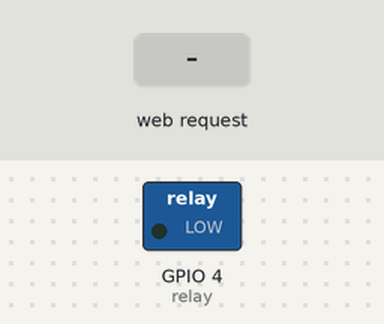
A sketch run on a simulated ESP32. On the bench: switched loads named in the sketch (green lamp = pin HIGH). Inputs (shaded band) come from the test bench. What the sketch prints to the serial monitor is not drawn.

Above: at 1.2 s.
1.3 s: HTTP request GET /Off received
At 1.8 s:
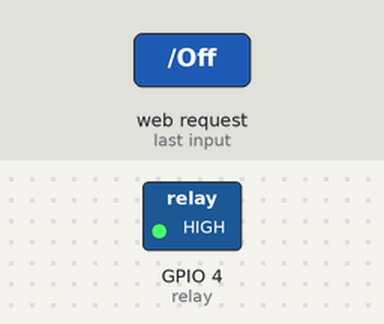
2.8 s: HTTP request GET /On received
At 4.2 s:
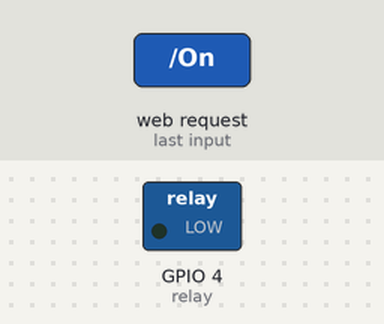
Timing chart, 0 to 5.8 s (numbered marks = the images above; inputs shaded):
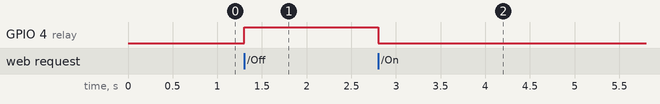

The sketch:

WiFi_LED_Bulb.ino
```cpp
#include <WiFi.h>
#include <WebServer.h>

const char* ssid = "ESP32_WiFi";
const char* password = "123456789";
WebServer server(80);
#define relay 4
String webpage = R"rawliteral(
<!DOCTYPE html>
<html>
<head>
    <title>ESP32 Relay Control</title>
    <meta name="viewport" content="width=device-width, initial-scale=1">

    <style>
        body{
            font-family: Arial, sans-serif;
            background:#f2f2f2;
            text-align:center;
            margin-top:60px;
        }

        h1{
            color:#333;
        }

        button{
            width:180px;
            padding:15px;
            margin:15px;
            font-size:20px;
            border:none;
            border-radius:10px;
            cursor:pointer;
        }

        .on{
            background:green;
            color:white;
        }

        .off{
            background:red;
            color:white;
        }
    </style>
</head>

<body>

<h1>ESP32 Relay Control</h1>

<button class="on" onclick="location.href='/On'">
Relay ON
</button>

<br>

<button class="off" onclick="location.href='/Off'">
Relay OFF
</button>

</body>
</html>
)rawliteral";


void ON(){
  digitalWrite(relay,LOW);
  server.send(200,"text/plain","Relay ON");
}

void OFF(){
  digitalWrite(relay,HIGH);
  server.send(200,"text/plain","Relay OFF");
}
void handleRoot(){
  server.send(200,"text/html",webpage);
}

void setup(){
  Serial.begin(115200);
  Serial.println("ESP32 started");
  pinMode(relay,OUTPUT);
  digitalWrite(relay,LOW);

  WiFi.softAP(ssid,password);
  Serial.println("Wifi started.");
  Serial.print("IP adress:");
  Serial.println(WiFi.softAPIP());

  server.on("/",handleRoot);
  server.on("/On",ON);
  server.on("/Off",OFF);
  server.begin();

}

void loop() {
  server.handleClient();
}
```

Measured:
- after the input at 1.3 s, GPIO 4 (relay): LOW → HIGH at once
- after the input at 2.8 s, GPIO 4 (relay): HIGH → LOW at once
